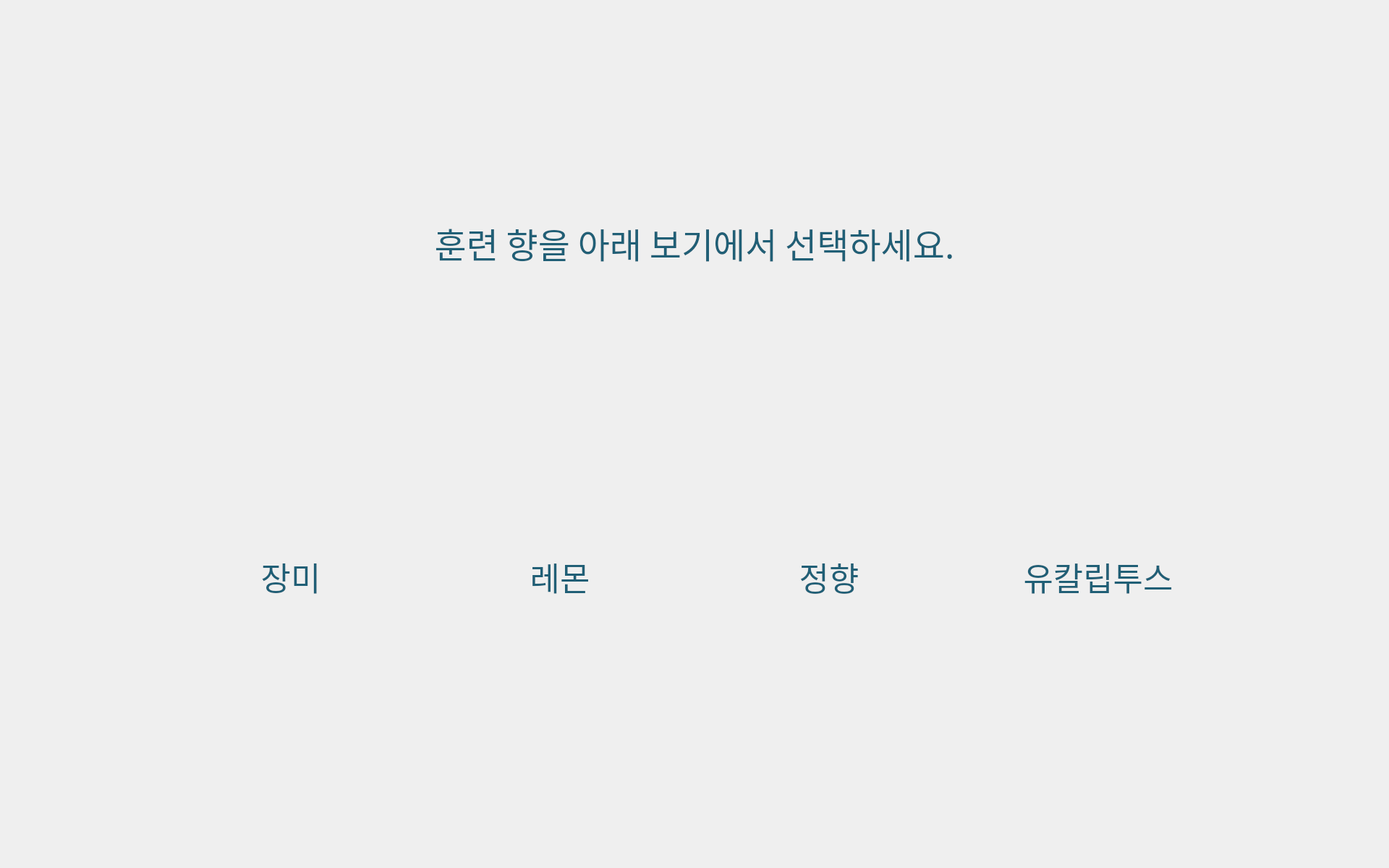
<?xml version="1.0" encoding="UTF-8"?>
<ui version="4.0">
 <class>MainWindow</class>
 <widget class="QMainWindow" name="MainWindow">
  <property name="geometry">
   <rect>
    <x>0</x>
    <y>0</y>
    <width>1920</width>
    <height>1200</height>
   </rect>
  </property>
  <property name="sizePolicy">
   <sizepolicy hsizetype="Maximum" vsizetype="Maximum">
    <horstretch>0</horstretch>
    <verstretch>0</verstretch>
   </sizepolicy>
  </property>
  <property name="maximumSize">
   <size>
    <width>1920</width>
    <height>1200</height>
   </size>
  </property>
  <property name="font">
   <font>
    <family>Malgun Gothic</family>
    <pointsize>16</pointsize>
   </font>
  </property>
  <property name="focusPolicy">
   <enum>Qt::FocusPolicy::NoFocus</enum>
  </property>
  <property name="windowTitle">
   <string>Digital Olfaction Solution</string>
  </property>
  <property name="styleSheet">
   <string notr="true"/>
  </property>
  <widget class="QWidget" name="centralwidget">
   <widget class="QLabel" name="label_background">
    <property name="geometry">
     <rect>
      <x>0</x>
      <y>0</y>
      <width>1920</width>
      <height>1200</height>
     </rect>
    </property>
    <property name="font">
     <font>
      <family>Malgun Gothic</family>
      <pointsize>16</pointsize>
      <bold>false</bold>
     </font>
    </property>
    <property name="styleSheet">
     <string notr="true">QLabel{
	image : url(./ui/images/train_st/bg_train.png);
}</string>
    </property>
    <property name="text">
     <string/>
    </property>
   </widget>
   <widget class="QLabel" name="label_guide">
    <property name="geometry">
     <rect>
      <x>35</x>
      <y>240</y>
      <width>1850</width>
      <height>131</height>
     </rect>
    </property>
    <property name="font">
     <font>
      <family>Malgun Gothic</family>
      <pointsize>36</pointsize>
      <italic>false</italic>
      <bold>false</bold>
     </font>
    </property>
    <property name="styleSheet">
     <string notr="true">QLabel{
	font : 36pt;
	color : #205f76;
}</string>
    </property>
    <property name="text">
     <string>&lt;html&gt;&lt;head/&gt;&lt;body&gt;&lt;p align=&quot;center&quot;&gt;훈련 향을 아래 보기에서 선택하세요.&lt;/p&gt;&lt;/body&gt;&lt;/html&gt;</string>
    </property>
    <property name="alignment">
     <set>Qt::AlignmentFlag::AlignBottom|Qt::AlignmentFlag::AlignHCenter</set>
    </property>
    <property name="margin">
     <number>0</number>
    </property>
    <property name="indent">
     <number>0</number>
    </property>
   </widget>
   <widget class="QPushButton" name="pb_quit">
    <property name="geometry">
     <rect>
      <x>1807</x>
      <y>13</y>
      <width>96</width>
      <height>96</height>
     </rect>
    </property>
    <property name="sizePolicy">
     <sizepolicy hsizetype="Preferred" vsizetype="Preferred">
      <horstretch>0</horstretch>
      <verstretch>0</verstretch>
     </sizepolicy>
    </property>
    <property name="minimumSize">
     <size>
      <width>40</width>
      <height>40</height>
     </size>
    </property>
    <property name="maximumSize">
     <size>
      <width>16777215</width>
      <height>16777215</height>
     </size>
    </property>
    <property name="font">
     <font>
      <family>Malgun Gothic</family>
      <pointsize>12</pointsize>
     </font>
    </property>
    <property name="styleSheet">
     <string notr="true">QPushButton{
	background-image : url(./ui/images/common/btn_logout.png);
	border : 0px;
}

QPushButton::hover{
	background-image : url(./ui/images/common/btn_logout_over.png);
	border : 0px;
}</string>
    </property>
    <property name="text">
     <string/>
    </property>
   </widget>
   <widget class="QPushButton" name="pb_select_1">
    <property name="geometry">
     <rect>
      <x>222</x>
      <y>499</y>
      <width>360</width>
      <height>260</height>
     </rect>
    </property>
    <property name="sizePolicy">
     <sizepolicy hsizetype="Expanding" vsizetype="Expanding">
      <horstretch>0</horstretch>
      <verstretch>0</verstretch>
     </sizepolicy>
    </property>
    <property name="font">
     <font>
      <family>Malgun Gothic</family>
      <pointsize>36</pointsize>
     </font>
    </property>
    <property name="styleSheet">
     <string notr="true">QPushButton{
	border : 0px;
}</string>
    </property>
    <property name="text">
     <string/>
    </property>
   </widget>
   <widget class="QPushButton" name="pb_select_2">
    <property name="geometry">
     <rect>
      <x>594</x>
      <y>499</y>
      <width>360</width>
      <height>260</height>
     </rect>
    </property>
    <property name="sizePolicy">
     <sizepolicy hsizetype="Expanding" vsizetype="Expanding">
      <horstretch>0</horstretch>
      <verstretch>0</verstretch>
     </sizepolicy>
    </property>
    <property name="font">
     <font>
      <family>Malgun Gothic</family>
      <pointsize>36</pointsize>
     </font>
    </property>
    <property name="styleSheet">
     <string notr="true">QPushButton{
	border : 0px;
}</string>
    </property>
    <property name="text">
     <string/>
    </property>
   </widget>
   <widget class="QPushButton" name="pb_select_3">
    <property name="geometry">
     <rect>
      <x>966</x>
      <y>499</y>
      <width>360</width>
      <height>260</height>
     </rect>
    </property>
    <property name="sizePolicy">
     <sizepolicy hsizetype="Expanding" vsizetype="Expanding">
      <horstretch>0</horstretch>
      <verstretch>0</verstretch>
     </sizepolicy>
    </property>
    <property name="font">
     <font>
      <family>Malgun Gothic</family>
      <pointsize>36</pointsize>
     </font>
    </property>
    <property name="styleSheet">
     <string notr="true">QPushButton{
	border : 0px;
}</string>
    </property>
    <property name="text">
     <string/>
    </property>
   </widget>
   <widget class="QPushButton" name="pb_select_4">
    <property name="geometry">
     <rect>
      <x>1338</x>
      <y>499</y>
      <width>360</width>
      <height>260</height>
     </rect>
    </property>
    <property name="sizePolicy">
     <sizepolicy hsizetype="Expanding" vsizetype="Expanding">
      <horstretch>0</horstretch>
      <verstretch>0</verstretch>
     </sizepolicy>
    </property>
    <property name="font">
     <font>
      <family>Malgun Gothic</family>
      <pointsize>36</pointsize>
     </font>
    </property>
    <property name="styleSheet">
     <string notr="true">QPushButton{
	border : 0px;
}</string>
    </property>
    <property name="text">
     <string/>
    </property>
   </widget>
   <widget class="QLabel" name="label_select_2">
    <property name="geometry">
     <rect>
      <x>594</x>
      <y>769</y>
      <width>360</width>
      <height>61</height>
     </rect>
    </property>
    <property name="font">
     <font>
      <family>Malgun Gothic</family>
      <pointsize>34</pointsize>
      <italic>false</italic>
      <bold>false</bold>
     </font>
    </property>
    <property name="styleSheet">
     <string notr="true">QLabel{
	font : 34pt;
	color : #205f76;
}</string>
    </property>
    <property name="text">
     <string>레몬</string>
    </property>
    <property name="alignment">
     <set>Qt::AlignmentFlag::AlignBottom|Qt::AlignmentFlag::AlignHCenter</set>
    </property>
   </widget>
   <widget class="QLabel" name="label_select_3">
    <property name="geometry">
     <rect>
      <x>966</x>
      <y>769</y>
      <width>360</width>
      <height>61</height>
     </rect>
    </property>
    <property name="font">
     <font>
      <family>Malgun Gothic</family>
      <pointsize>34</pointsize>
      <italic>false</italic>
      <bold>false</bold>
     </font>
    </property>
    <property name="styleSheet">
     <string notr="true">QLabel{
	font : 34pt;
	color : #205f76;
}</string>
    </property>
    <property name="text">
     <string>정향</string>
    </property>
    <property name="alignment">
     <set>Qt::AlignmentFlag::AlignBottom|Qt::AlignmentFlag::AlignHCenter</set>
    </property>
   </widget>
   <widget class="QLabel" name="label_select_4">
    <property name="geometry">
     <rect>
      <x>1338</x>
      <y>769</y>
      <width>360</width>
      <height>61</height>
     </rect>
    </property>
    <property name="font">
     <font>
      <family>Malgun Gothic</family>
      <pointsize>34</pointsize>
      <italic>false</italic>
      <bold>false</bold>
     </font>
    </property>
    <property name="styleSheet">
     <string notr="true">QLabel{
	font : 34pt;
	color : #205f76;
}</string>
    </property>
    <property name="text">
     <string>유칼립투스</string>
    </property>
    <property name="alignment">
     <set>Qt::AlignmentFlag::AlignBottom|Qt::AlignmentFlag::AlignHCenter</set>
    </property>
   </widget>
   <widget class="QLabel" name="label_select_1">
    <property name="geometry">
     <rect>
      <x>222</x>
      <y>769</y>
      <width>360</width>
      <height>61</height>
     </rect>
    </property>
    <property name="font">
     <font>
      <family>Malgun Gothic</family>
      <pointsize>34</pointsize>
      <italic>false</italic>
      <bold>false</bold>
     </font>
    </property>
    <property name="styleSheet">
     <string notr="true">QLabel{
	font : 34pt;
	color : #205f76;
}</string>
    </property>
    <property name="text">
     <string>장미</string>
    </property>
    <property name="alignment">
     <set>Qt::AlignmentFlag::AlignBottom|Qt::AlignmentFlag::AlignHCenter</set>
    </property>
   </widget>
   <widget class="QPushButton" name="pb_check_1">
    <property name="geometry">
     <rect>
      <x>222</x>
      <y>499</y>
      <width>360</width>
      <height>260</height>
     </rect>
    </property>
    <property name="sizePolicy">
     <sizepolicy hsizetype="Expanding" vsizetype="Expanding">
      <horstretch>0</horstretch>
      <verstretch>0</verstretch>
     </sizepolicy>
    </property>
    <property name="font">
     <font>
      <family>Malgun Gothic</family>
      <pointsize>36</pointsize>
     </font>
    </property>
    <property name="styleSheet">
     <string notr="true">QPushButton{
	border : 0px;
}</string>
    </property>
    <property name="text">
     <string/>
    </property>
   </widget>
   <widget class="QPushButton" name="pb_check_3">
    <property name="geometry">
     <rect>
      <x>966</x>
      <y>499</y>
      <width>360</width>
      <height>260</height>
     </rect>
    </property>
    <property name="sizePolicy">
     <sizepolicy hsizetype="Expanding" vsizetype="Expanding">
      <horstretch>0</horstretch>
      <verstretch>0</verstretch>
     </sizepolicy>
    </property>
    <property name="font">
     <font>
      <family>Malgun Gothic</family>
      <pointsize>36</pointsize>
     </font>
    </property>
    <property name="styleSheet">
     <string notr="true">QPushButton{
	border : 0px;
}</string>
    </property>
    <property name="text">
     <string/>
    </property>
   </widget>
   <widget class="QPushButton" name="pb_check_4">
    <property name="geometry">
     <rect>
      <x>1338</x>
      <y>499</y>
      <width>360</width>
      <height>260</height>
     </rect>
    </property>
    <property name="sizePolicy">
     <sizepolicy hsizetype="Expanding" vsizetype="Expanding">
      <horstretch>0</horstretch>
      <verstretch>0</verstretch>
     </sizepolicy>
    </property>
    <property name="font">
     <font>
      <family>Malgun Gothic</family>
      <pointsize>36</pointsize>
     </font>
    </property>
    <property name="styleSheet">
     <string notr="true">QPushButton{
	border : 0px;
}</string>
    </property>
    <property name="text">
     <string/>
    </property>
   </widget>
   <widget class="QPushButton" name="pb_check_2">
    <property name="geometry">
     <rect>
      <x>594</x>
      <y>499</y>
      <width>360</width>
      <height>260</height>
     </rect>
    </property>
    <property name="sizePolicy">
     <sizepolicy hsizetype="Expanding" vsizetype="Expanding">
      <horstretch>0</horstretch>
      <verstretch>0</verstretch>
     </sizepolicy>
    </property>
    <property name="font">
     <font>
      <family>Malgun Gothic</family>
      <pointsize>36</pointsize>
     </font>
    </property>
    <property name="styleSheet">
     <string notr="true">QPushButton{
	border : 0px;
}</string>
    </property>
    <property name="text">
     <string/>
    </property>
   </widget>
  </widget>
 </widget>
 <resources/>
 <connections/>
</ui>
